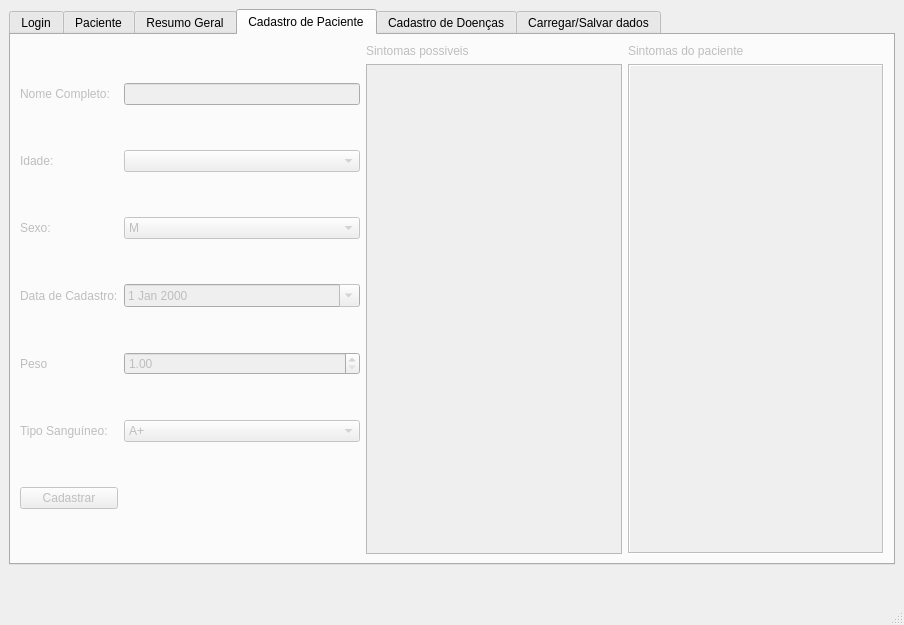
<?xml version="1.0" encoding="UTF-8"?>
<ui version="4.0">
 <class>MainWindow</class>
 <widget class="QMainWindow" name="MainWindow">
  <property name="geometry">
   <rect>
    <x>0</x>
    <y>0</y>
    <width>904</width>
    <height>625</height>
   </rect>
  </property>
  <property name="minimumSize">
   <size>
    <width>904</width>
    <height>625</height>
   </size>
  </property>
  <property name="maximumSize">
   <size>
    <width>904</width>
    <height>625</height>
   </size>
  </property>
  <property name="windowTitle">
   <string>MainWindow</string>
  </property>
  <widget class="QWidget" name="centralwidget">
   <property name="minimumSize">
    <size>
     <width>904</width>
     <height>574</height>
    </size>
   </property>
   <property name="maximumSize">
    <size>
     <width>904</width>
     <height>574</height>
    </size>
   </property>
   <layout class="QHBoxLayout" name="horizontalLayout">
    <item>
     <layout class="QGridLayout" name="gridLayout">
      <item row="0" column="0">
       <widget class="QTabWidget" name="tabGeral">
        <property name="enabled">
         <bool>true</bool>
        </property>
        <property name="styleSheet">
         <string notr="true"/>
        </property>
        <property name="currentIndex">
         <number>3</number>
        </property>
        <widget class="QWidget" name="tabLogin">
         <property name="enabled">
          <bool>true</bool>
         </property>
         <attribute name="title">
          <string>Login</string>
         </attribute>
         <layout class="QGridLayout" name="gridLayout_10">
          <item row="0" column="0">
           <layout class="QGridLayout" name="gridLayout_2">
            <item row="0" column="1">
             <widget class="QLabel" name="label">
              <property name="text">
               <string/>
              </property>
              <property name="pixmap">
               <pixmap>../build-Projeto_EE-Desktop_Qt_6_3_1_MinGW_64_bit-Debug/Imagens/login.jpg</pixmap>
              </property>
             </widget>
            </item>
            <item row="0" column="0">
             <spacer name="horizontalSpacer">
              <property name="orientation">
               <enum>Qt::Horizontal</enum>
              </property>
              <property name="sizeHint" stdset="0">
               <size>
                <width>40</width>
                <height>20</height>
               </size>
              </property>
             </spacer>
            </item>
            <item row="0" column="2">
             <spacer name="horizontalSpacer_2">
              <property name="orientation">
               <enum>Qt::Horizontal</enum>
              </property>
              <property name="sizeHint" stdset="0">
               <size>
                <width>40</width>
                <height>20</height>
               </size>
              </property>
             </spacer>
            </item>
           </layout>
          </item>
          <item row="1" column="0">
           <layout class="QHBoxLayout" name="horizontalLayout_2">
            <item>
             <spacer name="horizontalSpacer_3">
              <property name="orientation">
               <enum>Qt::Horizontal</enum>
              </property>
              <property name="sizeHint" stdset="0">
               <size>
                <width>40</width>
                <height>20</height>
               </size>
              </property>
             </spacer>
            </item>
            <item>
             <widget class="QLabel" name="label_2">
              <property name="text">
               <string>Usuario:</string>
              </property>
             </widget>
            </item>
            <item>
             <widget class="QLineEdit" name="lineEdit_login"/>
            </item>
            <item>
             <spacer name="horizontalSpacer_5">
              <property name="orientation">
               <enum>Qt::Horizontal</enum>
              </property>
              <property name="sizeHint" stdset="0">
               <size>
                <width>40</width>
                <height>20</height>
               </size>
              </property>
             </spacer>
            </item>
           </layout>
          </item>
          <item row="2" column="0">
           <layout class="QHBoxLayout" name="horizontalLayout_4">
            <item>
             <spacer name="horizontalSpacer_4">
              <property name="orientation">
               <enum>Qt::Horizontal</enum>
              </property>
              <property name="sizeHint" stdset="0">
               <size>
                <width>40</width>
                <height>20</height>
               </size>
              </property>
             </spacer>
            </item>
            <item>
             <widget class="QLabel" name="label_22">
              <property name="text">
               <string>   Senha:</string>
              </property>
             </widget>
            </item>
            <item>
             <widget class="QLineEdit" name="lineEdit_senha"/>
            </item>
            <item>
             <spacer name="horizontalSpacer_6">
              <property name="orientation">
               <enum>Qt::Horizontal</enum>
              </property>
              <property name="sizeHint" stdset="0">
               <size>
                <width>40</width>
                <height>20</height>
               </size>
              </property>
             </spacer>
            </item>
           </layout>
          </item>
          <item row="3" column="0">
           <layout class="QGridLayout" name="gridLayout_3">
            <item row="0" column="0">
             <spacer name="horizontalSpacer_7">
              <property name="orientation">
               <enum>Qt::Horizontal</enum>
              </property>
              <property name="sizeHint" stdset="0">
               <size>
                <width>40</width>
                <height>20</height>
               </size>
              </property>
             </spacer>
            </item>
            <item row="0" column="1">
             <widget class="QPushButton" name="pushButton_entrar">
              <property name="text">
               <string>Entrar</string>
              </property>
             </widget>
            </item>
            <item row="0" column="2">
             <spacer name="horizontalSpacer_8">
              <property name="orientation">
               <enum>Qt::Horizontal</enum>
              </property>
              <property name="sizeHint" stdset="0">
               <size>
                <width>40</width>
                <height>20</height>
               </size>
              </property>
             </spacer>
            </item>
           </layout>
          </item>
         </layout>
        </widget>
        <widget class="QWidget" name="tabPaciente">
         <property name="enabled">
          <bool>false</bool>
         </property>
         <attribute name="title">
          <string>Paciente</string>
         </attribute>
         <widget class="QWidget" name="gridLayoutWidget_4">
          <property name="geometry">
           <rect>
            <x>30</x>
            <y>0</y>
            <width>391</width>
            <height>511</height>
           </rect>
          </property>
          <layout class="QGridLayout" name="gridLayout_8">
           <item row="0" column="1">
            <widget class="QComboBox" name="comboBox_listaPacientes"/>
           </item>
           <item row="4" column="0">
            <widget class="QLabel" name="label_3">
             <property name="text">
              <string>Sexo</string>
             </property>
            </widget>
           </item>
           <item row="2" column="0">
            <widget class="QLabel" name="label_17">
             <property name="text">
              <string>Idade</string>
             </property>
            </widget>
           </item>
           <item row="4" column="1">
            <widget class="QLineEdit" name="lineEdit_sexoPaciente">
             <property name="sizePolicy">
              <sizepolicy hsizetype="Fixed" vsizetype="Fixed">
               <horstretch>0</horstretch>
               <verstretch>0</verstretch>
              </sizepolicy>
             </property>
             <property name="readOnly">
              <bool>true</bool>
             </property>
            </widget>
           </item>
           <item row="6" column="1">
            <widget class="QLineEdit" name="lineEdit_peso">
             <property name="sizePolicy">
              <sizepolicy hsizetype="Fixed" vsizetype="Fixed">
               <horstretch>0</horstretch>
               <verstretch>0</verstretch>
              </sizepolicy>
             </property>
             <property name="readOnly">
              <bool>true</bool>
             </property>
            </widget>
           </item>
           <item row="2" column="1">
            <widget class="QLineEdit" name="lineEdit_idadePaciente">
             <property name="sizePolicy">
              <sizepolicy hsizetype="Fixed" vsizetype="Fixed">
               <horstretch>0</horstretch>
               <verstretch>0</verstretch>
              </sizepolicy>
             </property>
             <property name="readOnly">
              <bool>true</bool>
             </property>
            </widget>
           </item>
           <item row="3" column="0" colspan="2">
            <widget class="Line" name="line_2">
             <property name="orientation">
              <enum>Qt::Horizontal</enum>
             </property>
            </widget>
           </item>
           <item row="6" column="0">
            <widget class="QLabel" name="label_18">
             <property name="text">
              <string>Peso</string>
             </property>
            </widget>
           </item>
           <item row="7" column="0" colspan="2">
            <widget class="Line" name="line_4">
             <property name="orientation">
              <enum>Qt::Horizontal</enum>
             </property>
            </widget>
           </item>
           <item row="0" column="0">
            <widget class="QLabel" name="label_16">
             <property name="sizePolicy">
              <sizepolicy hsizetype="Fixed" vsizetype="Preferred">
               <horstretch>0</horstretch>
               <verstretch>0</verstretch>
              </sizepolicy>
             </property>
             <property name="text">
              <string>Paciente</string>
             </property>
            </widget>
           </item>
           <item row="8" column="0">
            <widget class="QLabel" name="label_21">
             <property name="text">
              <string>Tipo Sanguineo</string>
             </property>
            </widget>
           </item>
           <item row="8" column="1">
            <widget class="QLineEdit" name="lineEdit_tipoS">
             <property name="sizePolicy">
              <sizepolicy hsizetype="Fixed" vsizetype="Fixed">
               <horstretch>0</horstretch>
               <verstretch>0</verstretch>
              </sizepolicy>
             </property>
             <property name="readOnly">
              <bool>true</bool>
             </property>
            </widget>
           </item>
           <item row="5" column="0" colspan="2">
            <widget class="Line" name="line_3">
             <property name="orientation">
              <enum>Qt::Horizontal</enum>
             </property>
            </widget>
           </item>
           <item row="1" column="0" colspan="2">
            <widget class="Line" name="line">
             <property name="orientation">
              <enum>Qt::Horizontal</enum>
             </property>
            </widget>
           </item>
          </layout>
         </widget>
         <widget class="QWidget" name="gridLayoutWidget_5">
          <property name="geometry">
           <rect>
            <x>430</x>
            <y>0</y>
            <width>441</width>
            <height>511</height>
           </rect>
          </property>
          <layout class="QGridLayout" name="gridLayout_9">
           <item row="2" column="0">
            <widget class="QTableWidget" name="tableWidget_pacienteXdoenca">
             <property name="frameShape">
              <enum>QFrame::StyledPanel</enum>
             </property>
             <property name="gridStyle">
              <enum>Qt::SolidLine</enum>
             </property>
             <property name="rowCount">
              <number>0</number>
             </property>
             <attribute name="horizontalHeaderCascadingSectionResizes">
              <bool>false</bool>
             </attribute>
             <attribute name="horizontalHeaderDefaultSectionSize">
              <number>210</number>
             </attribute>
             <column>
              <property name="text">
               <string>Doença</string>
              </property>
             </column>
             <column>
              <property name="text">
               <string>Chance</string>
              </property>
             </column>
            </widget>
           </item>
           <item row="0" column="0">
            <widget class="QLabel" name="label_19">
             <property name="text">
              <string>Possiveis doenças</string>
             </property>
            </widget>
           </item>
           <item row="1" column="0">
            <widget class="QPushButton" name="pushButton_carregar_tab_paciente">
             <property name="text">
              <string>Carregar</string>
             </property>
            </widget>
           </item>
          </layout>
         </widget>
        </widget>
        <widget class="QWidget" name="tabResultados">
         <property name="enabled">
          <bool>false</bool>
         </property>
         <attribute name="title">
          <string>Resumo Geral</string>
         </attribute>
         <widget class="QWidget" name="gridLayoutWidget_6">
          <property name="geometry">
           <rect>
            <x>0</x>
            <y>0</y>
            <width>871</width>
            <height>511</height>
           </rect>
          </property>
          <layout class="QGridLayout" name="gridLayout_13">
           <item row="0" column="0">
            <widget class="QTableWidget" name="tableWidget_ResumoGeral">
             <property name="sortingEnabled">
              <bool>true</bool>
             </property>
             <attribute name="horizontalHeaderDefaultSectionSize">
              <number>169</number>
             </attribute>
             <row>
              <property name="text">
               <string>1</string>
              </property>
             </row>
             <column>
              <property name="text">
               <string>Paciente</string>
              </property>
             </column>
             <column>
              <property name="text">
               <string>Idade</string>
              </property>
             </column>
             <column>
              <property name="text">
               <string>Sexo</string>
              </property>
             </column>
             <column>
              <property name="text">
               <string>Peso</string>
              </property>
             </column>
             <column>
              <property name="text">
               <string>Doença com 
sintomas 
predominantes</string>
              </property>
             </column>
            </widget>
           </item>
          </layout>
         </widget>
        </widget>
        <widget class="QWidget" name="tabCadastroPaciente">
         <property name="enabled">
          <bool>false</bool>
         </property>
         <attribute name="title">
          <string>Cadastro de Paciente</string>
         </attribute>
         <layout class="QGridLayout" name="gridLayout_12">
          <item row="0" column="0">
           <layout class="QHBoxLayout" name="horizontalLayout_3">
            <item>
             <layout class="QGridLayout" name="gridLayout_6">
              <item row="4" column="1">
               <widget class="QDoubleSpinBox" name="doubleSpinBox_pesoPaciente">
                <property name="minimum">
                 <double>1.000000000000000</double>
                </property>
                <property name="maximum">
                 <double>200.000000000000000</double>
                </property>
                <property name="singleStep">
                 <double>0.010000000000000</double>
                </property>
               </widget>
              </item>
              <item row="3" column="0">
               <widget class="QLabel" name="label_6">
                <property name="text">
                 <string>Data de Cadastro:</string>
                </property>
               </widget>
              </item>
              <item row="4" column="0">
               <widget class="QLabel" name="label_7">
                <property name="text">
                 <string>Peso</string>
                </property>
               </widget>
              </item>
              <item row="5" column="0">
               <widget class="QLabel" name="label_10">
                <property name="sizePolicy">
                 <sizepolicy hsizetype="Preferred" vsizetype="Fixed">
                  <horstretch>0</horstretch>
                  <verstretch>0</verstretch>
                 </sizepolicy>
                </property>
                <property name="text">
                 <string>Tipo Sanguíneo:</string>
                </property>
               </widget>
              </item>
              <item row="0" column="1">
               <widget class="QLineEdit" name="lineEdit_nomeCompleto"/>
              </item>
              <item row="1" column="0">
               <widget class="QLabel" name="label_5">
                <property name="text">
                 <string>Idade:</string>
                </property>
               </widget>
              </item>
              <item row="2" column="1">
               <widget class="QComboBox" name="comboBox_Sexo">
                <item>
                 <property name="text">
                  <string>M</string>
                 </property>
                </item>
                <item>
                 <property name="text">
                  <string>F</string>
                 </property>
                </item>
               </widget>
              </item>
              <item row="2" column="0">
               <widget class="QLabel" name="label_20">
                <property name="text">
                 <string>Sexo:</string>
                </property>
               </widget>
              </item>
              <item row="5" column="1">
               <widget class="QComboBox" name="comboBox_tipoSanguineo">
                <item>
                 <property name="text">
                  <string>A+</string>
                 </property>
                </item>
                <item>
                 <property name="text">
                  <string>A-</string>
                 </property>
                </item>
                <item>
                 <property name="text">
                  <string>B+</string>
                 </property>
                </item>
                <item>
                 <property name="text">
                  <string>B-</string>
                 </property>
                </item>
                <item>
                 <property name="text">
                  <string>O+</string>
                 </property>
                </item>
                <item>
                 <property name="text">
                  <string>O-</string>
                 </property>
                </item>
                <item>
                 <property name="text">
                  <string>AB+</string>
                 </property>
                </item>
                <item>
                 <property name="text">
                  <string>AB-</string>
                 </property>
                </item>
               </widget>
              </item>
              <item row="0" column="0">
               <widget class="QLabel" name="label_4">
                <property name="text">
                 <string>Nome Completo:</string>
                </property>
               </widget>
              </item>
              <item row="3" column="1">
               <widget class="QDateEdit" name="dateEdit_dataCadastro">
                <property name="enabled">
                 <bool>false</bool>
                </property>
                <property name="minimumDate">
                 <date>
                  <year>1920</year>
                  <month>1</month>
                  <day>1</day>
                 </date>
                </property>
                <property name="calendarPopup">
                 <bool>true</bool>
                </property>
               </widget>
              </item>
              <item row="1" column="1">
               <widget class="QComboBox" name="comboBox_idadePaciente"/>
              </item>
              <item row="7" column="0">
               <widget class="QPushButton" name="pushButton_cadastrarPaciente">
                <property name="enabled">
                 <bool>false</bool>
                </property>
                <property name="text">
                 <string>Cadastrar</string>
                </property>
               </widget>
              </item>
             </layout>
            </item>
            <item>
             <layout class="QGridLayout" name="gridLayout_7">
              <property name="sizeConstraint">
               <enum>QLayout::SetMinimumSize</enum>
              </property>
              <item row="1" column="0">
               <widget class="QLabel" name="label_8">
                <property name="text">
                 <string>Sintomas possiveis</string>
                </property>
               </widget>
              </item>
              <item row="1" column="1">
               <widget class="QLabel" name="label_9">
                <property name="text">
                 <string>Sintomas do paciente</string>
                </property>
               </widget>
              </item>
              <item row="2" column="0">
               <widget class="QListWidget" name="listWidget_sintomasPossiveis"/>
              </item>
              <item row="2" column="1">
               <widget class="QListWidget" name="listWidget_sintomasPaciente">
                <property name="frameShape">
                 <enum>QFrame::Box</enum>
                </property>
               </widget>
              </item>
             </layout>
            </item>
           </layout>
          </item>
         </layout>
        </widget>
        <widget class="QWidget" name="tabCadastroDoenca">
         <property name="enabled">
          <bool>false</bool>
         </property>
         <attribute name="title">
          <string>Cadastro de Doenças</string>
         </attribute>
         <layout class="QGridLayout" name="gridLayout_11">
          <item row="0" column="0">
           <spacer name="horizontalSpacer_11">
            <property name="orientation">
             <enum>Qt::Horizontal</enum>
            </property>
            <property name="sizeType">
             <enum>QSizePolicy::Fixed</enum>
            </property>
            <property name="sizeHint" stdset="0">
             <size>
              <width>40</width>
              <height>20</height>
             </size>
            </property>
           </spacer>
          </item>
          <item row="0" column="1">
           <layout class="QGridLayout" name="gridLayout_4">
            <item row="5" column="0" colspan="4">
             <widget class="QPushButton" name="pushButton_salvarDadosDoenca">
              <property name="text">
               <string>Salvar</string>
              </property>
             </widget>
            </item>
            <item row="3" column="2">
             <widget class="QPushButton" name="pushButton_adicionarSintomaAList">
              <property name="text">
               <string>Adicionar</string>
              </property>
             </widget>
            </item>
            <item row="3" column="1">
             <widget class="QLineEdit" name="lineEdit_sintomaInsert_C"/>
            </item>
            <item row="2" column="0">
             <widget class="QLabel" name="label_12">
              <property name="text">
               <string>Causada por:</string>
              </property>
             </widget>
            </item>
            <item row="3" column="4">
             <spacer name="horizontalSpacer_12">
              <property name="orientation">
               <enum>Qt::Horizontal</enum>
              </property>
              <property name="sizeType">
               <enum>QSizePolicy::Fixed</enum>
              </property>
              <property name="sizeHint" stdset="0">
               <size>
                <width>40</width>
                <height>20</height>
               </size>
              </property>
             </spacer>
            </item>
            <item row="3" column="0">
             <widget class="QLabel" name="label_13">
              <property name="text">
               <string>Sintoma:</string>
              </property>
             </widget>
            </item>
            <item row="2" column="1">
             <widget class="QComboBox" name="comboBox_causadorDoenca_C">
              <item>
               <property name="text">
                <string>Vírus</string>
               </property>
              </item>
              <item>
               <property name="text">
                <string>Protozoario</string>
               </property>
              </item>
              <item>
               <property name="text">
                <string>Bactéria</string>
               </property>
              </item>
              <item>
               <property name="text">
                <string>Ameba</string>
               </property>
              </item>
              <item>
               <property name="text">
                <string>Mosquito</string>
               </property>
              </item>
              <item>
               <property name="text">
                <string>Fungo</string>
               </property>
              </item>
              <item>
               <property name="text">
                <string/>
               </property>
              </item>
             </widget>
            </item>
            <item row="0" column="0">
             <spacer name="verticalSpacer_3">
              <property name="orientation">
               <enum>Qt::Vertical</enum>
              </property>
              <property name="sizeType">
               <enum>QSizePolicy::Fixed</enum>
              </property>
              <property name="sizeHint" stdset="0">
               <size>
                <width>20</width>
                <height>40</height>
               </size>
              </property>
             </spacer>
            </item>
            <item row="1" column="1">
             <widget class="QLineEdit" name="lineEdit_nomeDoenca_C"/>
            </item>
            <item row="1" column="0">
             <widget class="QLabel" name="label_11">
              <property name="text">
               <string>Nome da doença:</string>
              </property>
             </widget>
            </item>
            <item row="4" column="1">
             <widget class="QListWidget" name="listWidget_sintomaCadastro"/>
            </item>
           </layout>
          </item>
         </layout>
        </widget>
        <widget class="QWidget" name="tabCarregarSalvar">
         <property name="enabled">
          <bool>false</bool>
         </property>
         <attribute name="title">
          <string>Carregar/Salvar dados</string>
         </attribute>
         <widget class="QWidget" name="gridLayoutWidget_3">
          <property name="geometry">
           <rect>
            <x>10</x>
            <y>10</y>
            <width>881</width>
            <height>521</height>
           </rect>
          </property>
          <layout class="QGridLayout" name="gridLayout_5">
           <property name="verticalSpacing">
            <number>7</number>
           </property>
           <item row="1" column="3">
            <widget class="QPushButton" name="pushButton_CarregarDoencasCSV">
             <property name="text">
              <string>Carregar CSV</string>
             </property>
            </widget>
           </item>
           <item row="0" column="2">
            <widget class="QPushButton" name="pushButton_SalvarPacientesCSV">
             <property name="text">
              <string>Salvar em CSV</string>
             </property>
            </widget>
           </item>
           <item row="1" column="2">
            <widget class="QPushButton" name="pushButton_SalvarDoencasCSV">
             <property name="text">
              <string>Salvar em CSV</string>
             </property>
            </widget>
           </item>
           <item row="1" column="0">
            <spacer name="horizontalSpacer_9">
             <property name="orientation">
              <enum>Qt::Horizontal</enum>
             </property>
             <property name="sizeType">
              <enum>QSizePolicy::Fixed</enum>
             </property>
             <property name="sizeHint" stdset="0">
              <size>
               <width>100</width>
               <height>20</height>
              </size>
             </property>
            </spacer>
           </item>
           <item row="0" column="1">
            <widget class="QLabel" name="label_14">
             <property name="sizePolicy">
              <sizepolicy hsizetype="Fixed" vsizetype="Preferred">
               <horstretch>0</horstretch>
               <verstretch>0</verstretch>
              </sizepolicy>
             </property>
             <property name="text">
              <string>Pacientes:</string>
             </property>
            </widget>
           </item>
           <item row="1" column="1">
            <widget class="QLabel" name="label_15">
             <property name="text">
              <string>Doenças:</string>
             </property>
            </widget>
           </item>
           <item row="2" column="2">
            <widget class="QCheckBox" name="checkBox_carregarPacientesIniciar">
             <property name="text">
              <string>Carregar pacientes ao iniciar?</string>
             </property>
             <property name="checked">
              <bool>false</bool>
             </property>
            </widget>
           </item>
           <item row="0" column="3">
            <widget class="QPushButton" name="pushButton_CarregarPacientesCSV">
             <property name="text">
              <string>Carregar CSV</string>
             </property>
            </widget>
           </item>
           <item row="1" column="4">
            <spacer name="horizontalSpacer_10">
             <property name="orientation">
              <enum>Qt::Horizontal</enum>
             </property>
             <property name="sizeType">
              <enum>QSizePolicy::Fixed</enum>
             </property>
             <property name="sizeHint" stdset="0">
              <size>
               <width>100</width>
               <height>20</height>
              </size>
             </property>
            </spacer>
           </item>
           <item row="2" column="3">
            <widget class="QCheckBox" name="checkBox_carregarDoencasIniciar">
             <property name="text">
              <string>Carregar lista de doenças ao inciar?</string>
             </property>
             <property name="checked">
              <bool>false</bool>
             </property>
            </widget>
           </item>
          </layout>
         </widget>
        </widget>
       </widget>
      </item>
     </layout>
    </item>
   </layout>
  </widget>
  <widget class="QMenuBar" name="menubar">
   <property name="geometry">
    <rect>
     <x>0</x>
     <y>0</y>
     <width>904</width>
     <height>26</height>
    </rect>
   </property>
  </widget>
  <widget class="QStatusBar" name="statusbar"/>
 </widget>
 <resources/>
 <connections/>
</ui>
